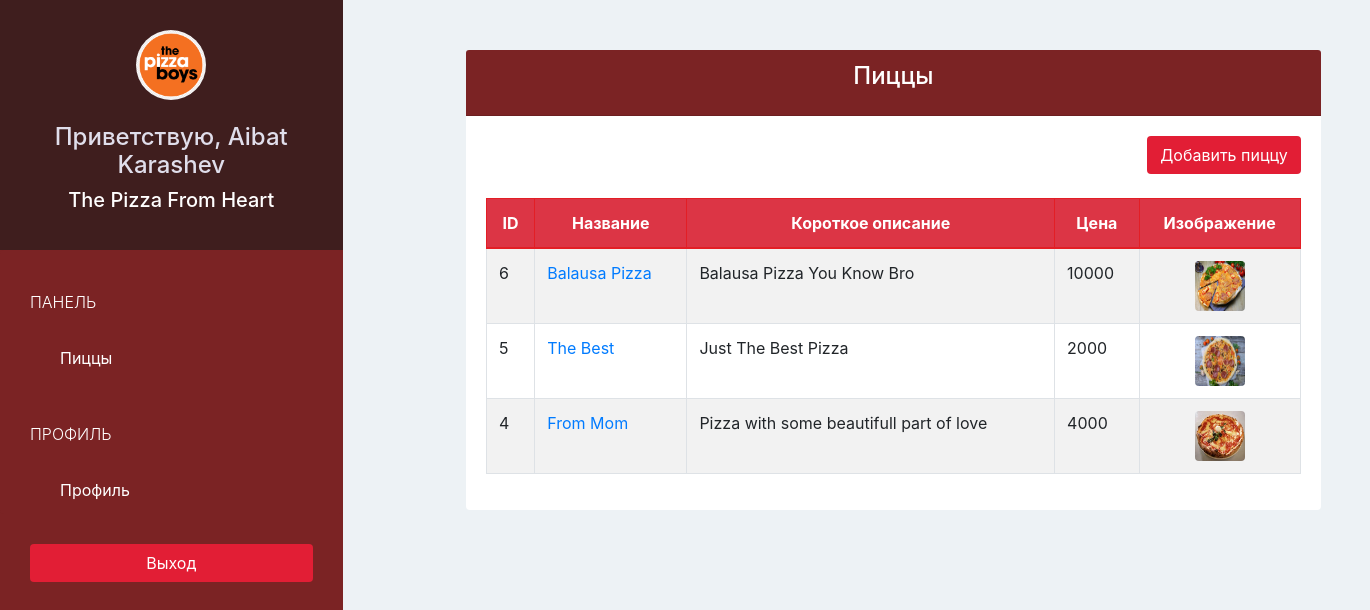
The page /pizzashop/pizza/ (signed in) on the database its author committed.
### pizzashopapp/models.py (models this page shows, shortened)
class PizzaShop(models.Model):
    owner = models.OneToOneField(User, on_delete=models.CASCADE, related_name='pizzashop')
    name = models.CharField(max_length=40, verbose_name='Название')
    phone = models.CharField(max_length=20, verbose_name='Телефон')
    address = models.CharField(max_length=40, verbose_name='Адресс')
    logo = models.ImageField(upload_to='pizzashop_logo/', blank=False)

class Pizza(models.Model):
    pizzashop = models.ForeignKey(PizzaShop, on_delete=models.CASCADE)
    name = models.CharField(max_length=50, verbose_name='Название Пиццы')
    describtion = models.CharField(max_length=100)
    image = models.ImageField(upload_to='pizza_images/', blank=False)
    price = models.IntegerField(default=0)

### pizzashopapp/views.py (the view)
# urls.py: url(r'^pizzashop/pizza/$', views.pizzashop_pizza,name='pizzashop-pizza'),
@login_required(login_url='/pizzashop/sign_in/')
def pizzashop_pizza(request):
    pizzas = Pizza.objects.filter(pizzashop=request.user.pizzashop).order_by("-id")
    return render(request,'pizzashop/pizza.html',{
        'pizzas': pizzas
    })

### pizzashopapp/templates/pizzashop/pizza.html (shortened to what this page needs)
{% extends 'pizzashop/base.html' %}
{% block page %}
  <div class="offset-lg-4 col-lg-10" style="margin-left: 0">
  <div class="card">
    <div class="card-header bg-ruby">
      <h4 class="card-title text-center text-white">
        Пиццы
      </h4>
    </div>
    <div class="card-body">
      <div class="text-right">
        <a href="{% url 'pizzashop-add-pizza' %}" class="btn btn-red">Добавить пиццу</a>
        <br>
        <br>
      </div>
      <table class="table table-bordered table-hover table-striped">
        <thead>
          <tr class="bg-danger text-white text-center">
            <th>ID</th>
            <th>Название</th>
            <th>Короткое описание</th>
            <th>Цена</th>
            <th>Изображение</th>
          </tr>
        </thead>
        <tbody>
          {% for pizza in pizzas %}
            <tr>
              <td scope="row">{{ pizza.id }}</td>
              <td><a href="{% url 'pizzashop-edit-pizza' pizza.id %}">{{ pizza.name }}</a></td>
              <td>{{ pizza.describtion }}</td>
              <td>{{ pizza.price }}</td>
              <td class="text-center"><img class="rounded"
                src="{{ MEDIA_URL }}{{ pizza.image }}" width="50" height="50"></td>
            </tr>
          {% endfor %}
        </tbody>
      </table>
    </div>
  </div>
</div>
{% endblock %}

### pizzashopapp/templates/pizzashop/base.html (shortened to what this page needs)
{% extends 'base.html' %}
{% block sidebar %}
{% url 'pizzashop-pizza' as pizzashop_pizza_url %}
{% url 'pizzashop-account' as pizzashop_account_url %}
  <div class="text-center">
    <img class="rounded-circle" src="{{ MEDIA_URL }}{{ request.user.pizzashop.logo }}" width="70" height="70">
    <br>
    <br>
    <h4>Приветствую, {{ request.user.get_full_name }}</h4>
    <h5>{{ request.user.pizzashop.name }}</h5>
  </div>
  <div class="list-group">
    <span class="text-uppercase">Панель</span>
    <a href="{% url 'pizzashop-pizza' %}"
       class="list-group-item {% if request.path == pizzashop_pizza_url %} active {% endif %}">Пиццы</a>
    <span class="text-uppercase">Профиль</span>
    <a href="{% url 'pizzashop-account' %}"
       class="list-group-item {% if request.path == pizzashop_account_url %} active {% endif %}">Профиль</a>
  </div>
  <div class="text-center">
    <a href="{% url 'sign-out' %}?next={{ request.path }}" class="btn btn-red">Выход</a>
  </div>
{% endblock %}

### pizzashopapp/static/css/style.css (style rules this page uses)
body { padding-top: 50px; background-color: #EDF2F5; overflow: auto; }
.bg-ruby { background-color: #7B2324; }
.text-white { color: white; }
.btn-red { color: white; background-color: #E21E35; }
.sidebar > div:first-child { padding: 30px 10px; font-weight: bold; font-size: 15px; background-color: #3F1E1E; }
.sidebar > div:first-child > h4 { color: #E0DEEB; }
.sidebar > div:first-child > h5 { color: #FFFFFF; }
.sidebar .list-group { padding: 0; background-color: #7B2324; }
.sidebar .list-group > span { color: white; display: block; margin-top: 20px; padding: 20px 30px; font-size: 16px; font-weight: 300; }
.sidebar .list-group .list-group-item, .sidebar .list-group .list-group-item:focus { background-color: #7B2324; color: white; border: 0; padding-left: 60px; padding-right: 30px; }
.sidebar > div:last-child { padding: 30px; }
.sidebar > div:last-child .btn { width: 100%; }
.content .card { border: none; }
.table > thead > tr > th, .table > thead > tr > td { vertical-align: middle; }
.table, .table > thead > tr > th { border-color: #E31E25; }

### rows shown on the page
Pizza: id "6", name "Balausa Pizza", describtion "Balausa Pizza You Know Bro", price "10000", image (picture)
Pizza: id "5", name "The Best", describtion "Just The Best Pizza", price "2000", image (picture)
Pizza: id "4", name "From Mom", describtion "Pizza with some beautifull part of love", price "4000", image (picture)

### other values the page prints
{{ request.user.get_full_name }} "Aibat Karashev"
{{ request.user.pizzashop.name }} "The Pizza From Heart"
